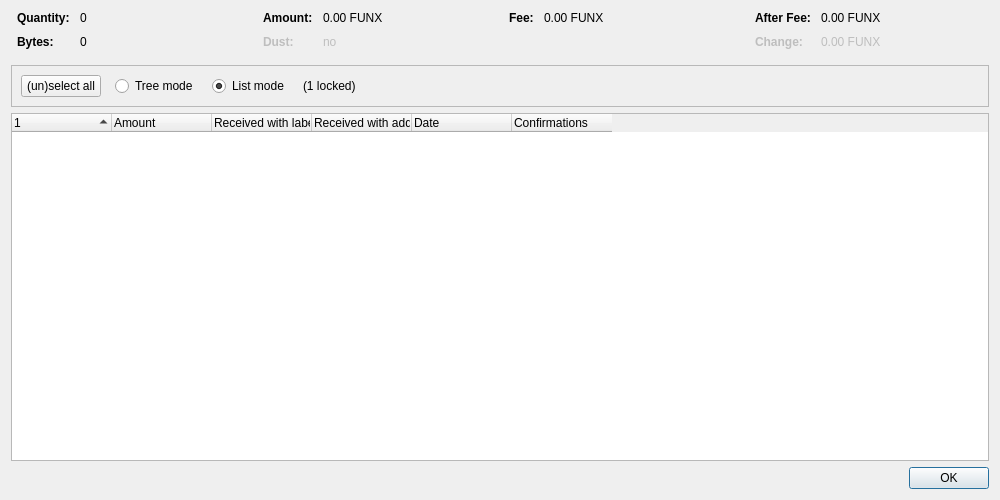
<?xml version="1.0" encoding="UTF-8"?>
<ui version="4.0">
 <class>CoinControlDialog</class>
 <widget class="QDialog" name="CoinControlDialog">
  <property name="geometry">
   <rect>
    <x>0</x>
    <y>0</y>
    <width>1000</width>
    <height>500</height>
   </rect>
  </property>
  <property name="windowTitle">
   <string>Coin Selection</string>
  </property>
  <layout class="QVBoxLayout" name="verticalLayout">
   <item>
    <layout class="QHBoxLayout" name="horizontalLayoutTop" stretch="0,0,0,0">
     <property name="topMargin">
      <number>0</number>
     </property>
     <property name="bottomMargin">
      <number>10</number>
     </property>
     <item>
      <layout class="QFormLayout" name="formLayoutCoinControl1">
       <property name="horizontalSpacing">
        <number>10</number>
       </property>
       <property name="verticalSpacing">
        <number>10</number>
       </property>
       <property name="leftMargin">
        <number>6</number>
       </property>
       <property name="rightMargin">
        <number>6</number>
       </property>
       <item row="0" column="0">
        <widget class="QLabel" name="labelCoinControlQuantityText">
         <property name="font">
          <font>
           <weight>75</weight>
           <bold>true</bold>
          </font>
         </property>
         <property name="text">
          <string>Quantity:</string>
         </property>
        </widget>
       </item>
       <item row="0" column="1">
        <widget class="QLabel" name="labelCoinControlQuantity">
         <property name="cursor">
          <cursorShape>IBeamCursor</cursorShape>
         </property>
         <property name="contextMenuPolicy">
          <enum>Qt::ActionsContextMenu</enum>
         </property>
         <property name="text">
          <string notr="true">0</string>
         </property>
         <property name="textInteractionFlags">
          <set>Qt::LinksAccessibleByMouse|Qt::TextSelectableByKeyboard|Qt::TextSelectableByMouse</set>
         </property>
        </widget>
       </item>
       <item row="1" column="0">
        <widget class="QLabel" name="labelCoinControlBytesText">
         <property name="font">
          <font>
           <weight>75</weight>
           <bold>true</bold>
          </font>
         </property>
         <property name="text">
          <string>Bytes:</string>
         </property>
        </widget>
       </item>
       <item row="1" column="1">
        <widget class="QLabel" name="labelCoinControlBytes">
         <property name="cursor">
          <cursorShape>IBeamCursor</cursorShape>
         </property>
         <property name="contextMenuPolicy">
          <enum>Qt::ActionsContextMenu</enum>
         </property>
         <property name="text">
          <string notr="true">0</string>
         </property>
         <property name="textInteractionFlags">
          <set>Qt::LinksAccessibleByMouse|Qt::TextSelectableByKeyboard|Qt::TextSelectableByMouse</set>
         </property>
        </widget>
       </item>
      </layout>
     </item>
     <item>
      <layout class="QFormLayout" name="formLayoutCoinControl2">
       <property name="horizontalSpacing">
        <number>10</number>
       </property>
       <property name="verticalSpacing">
        <number>10</number>
       </property>
       <property name="leftMargin">
        <number>6</number>
       </property>
       <property name="rightMargin">
        <number>6</number>
       </property>
       <item row="0" column="0">
        <widget class="QLabel" name="labelCoinControlAmountText">
         <property name="font">
          <font>
           <weight>75</weight>
           <bold>true</bold>
          </font>
         </property>
         <property name="text">
          <string>Amount:</string>
         </property>
        </widget>
       </item>
       <item row="0" column="1">
        <widget class="QLabel" name="labelCoinControlAmount">
         <property name="cursor">
          <cursorShape>IBeamCursor</cursorShape>
         </property>
         <property name="contextMenuPolicy">
          <enum>Qt::ActionsContextMenu</enum>
         </property>
         <property name="text">
          <string notr="true">0.00 FUNX</string>
         </property>
         <property name="textInteractionFlags">
          <set>Qt::LinksAccessibleByMouse|Qt::TextSelectableByKeyboard|Qt::TextSelectableByMouse</set>
         </property>
        </widget>
       </item>
       <item row="1" column="0">
        <widget class="QLabel" name="labelCoinControlLowOutputText">
         <property name="enabled">
          <bool>false</bool>
         </property>
         <property name="font">
          <font>
           <weight>75</weight>
           <bold>true</bold>
          </font>
         </property>
         <property name="text">
          <string>Dust:</string>
         </property>
        </widget>
       </item>
       <item row="1" column="1">
        <widget class="QLabel" name="labelCoinControlLowOutput">
         <property name="enabled">
          <bool>false</bool>
         </property>
         <property name="cursor">
          <cursorShape>IBeamCursor</cursorShape>
         </property>
         <property name="contextMenuPolicy">
          <enum>Qt::ActionsContextMenu</enum>
         </property>
         <property name="text">
          <string notr="true">no</string>
         </property>
         <property name="textInteractionFlags">
          <set>Qt::LinksAccessibleByMouse|Qt::TextSelectableByKeyboard|Qt::TextSelectableByMouse</set>
         </property>
        </widget>
       </item>
      </layout>
     </item>
     <item>
      <layout class="QFormLayout" name="formLayoutCoinControl3">
       <property name="horizontalSpacing">
        <number>10</number>
       </property>
       <property name="verticalSpacing">
        <number>10</number>
       </property>
       <property name="leftMargin">
        <number>6</number>
       </property>
       <property name="rightMargin">
        <number>6</number>
       </property>
       <item row="0" column="0">
        <widget class="QLabel" name="labelCoinControlFeeText">
         <property name="font">
          <font>
           <weight>75</weight>
           <bold>true</bold>
          </font>
         </property>
         <property name="text">
          <string>Fee:</string>
         </property>
        </widget>
       </item>
       <item row="0" column="1">
        <widget class="QLabel" name="labelCoinControlFee">
         <property name="cursor">
          <cursorShape>IBeamCursor</cursorShape>
         </property>
         <property name="contextMenuPolicy">
          <enum>Qt::ActionsContextMenu</enum>
         </property>
         <property name="text">
          <string notr="true">0.00 FUNX</string>
         </property>
         <property name="textInteractionFlags">
          <set>Qt::LinksAccessibleByMouse|Qt::TextSelectableByKeyboard|Qt::TextSelectableByMouse</set>
         </property>
        </widget>
       </item>
      </layout>
     </item>
     <item>
      <layout class="QFormLayout" name="formLayoutCoinControl4">
       <property name="horizontalSpacing">
        <number>10</number>
       </property>
       <property name="verticalSpacing">
        <number>10</number>
       </property>
       <property name="leftMargin">
        <number>6</number>
       </property>
       <property name="rightMargin">
        <number>6</number>
       </property>
       <item row="0" column="0">
        <widget class="QLabel" name="labelCoinControlAfterFeeText">
         <property name="font">
          <font>
           <weight>75</weight>
           <bold>true</bold>
          </font>
         </property>
         <property name="text">
          <string>After Fee:</string>
         </property>
        </widget>
       </item>
       <item row="0" column="1">
        <widget class="QLabel" name="labelCoinControlAfterFee">
         <property name="cursor">
          <cursorShape>IBeamCursor</cursorShape>
         </property>
         <property name="contextMenuPolicy">
          <enum>Qt::ActionsContextMenu</enum>
         </property>
         <property name="text">
          <string notr="true">0.00 FUNX</string>
         </property>
         <property name="textInteractionFlags">
          <set>Qt::LinksAccessibleByMouse|Qt::TextSelectableByKeyboard|Qt::TextSelectableByMouse</set>
         </property>
        </widget>
       </item>
       <item row="1" column="0">
        <widget class="QLabel" name="labelCoinControlChangeText">
         <property name="enabled">
          <bool>false</bool>
         </property>
         <property name="font">
          <font>
           <weight>75</weight>
           <bold>true</bold>
          </font>
         </property>
         <property name="text">
          <string>Change:</string>
         </property>
        </widget>
       </item>
       <item row="1" column="1">
        <widget class="QLabel" name="labelCoinControlChange">
         <property name="enabled">
          <bool>false</bool>
         </property>
         <property name="cursor">
          <cursorShape>IBeamCursor</cursorShape>
         </property>
         <property name="contextMenuPolicy">
          <enum>Qt::ActionsContextMenu</enum>
         </property>
         <property name="text">
          <string notr="true">0.00 FUNX</string>
         </property>
         <property name="textInteractionFlags">
          <set>Qt::LinksAccessibleByMouse|Qt::TextSelectableByKeyboard|Qt::TextSelectableByMouse</set>
         </property>
        </widget>
       </item>
      </layout>
     </item>
    </layout>
   </item>
   <item>
    <widget class="QFrame" name="frame">
     <property name="minimumSize">
      <size>
       <width>0</width>
       <height>40</height>
      </size>
     </property>
     <property name="frameShape">
      <enum>QFrame::StyledPanel</enum>
     </property>
     <property name="frameShadow">
      <enum>QFrame::Sunken</enum>
     </property>
     <layout class="QHBoxLayout" name="horizontalLayout">
      <item>
       <layout class="QHBoxLayout" name="horizontalLayoutPanel" stretch="0,0,0,0,0">
        <property name="spacing">
         <number>14</number>
        </property>
        <item>
         <widget class="QPushButton" name="pushButtonSelectAll">
          <property name="sizePolicy">
           <sizepolicy hsizetype="Maximum" vsizetype="Fixed">
            <horstretch>0</horstretch>
            <verstretch>0</verstretch>
           </sizepolicy>
          </property>
          <property name="text">
           <string>(un)select all</string>
          </property>
          <property name="autoDefault">
           <bool>false</bool>
          </property>
         </widget>
        </item>
        <item>
         <widget class="QRadioButton" name="radioTreeMode">
          <property name="sizePolicy">
           <sizepolicy hsizetype="Maximum" vsizetype="Fixed">
            <horstretch>0</horstretch>
            <verstretch>0</verstretch>
           </sizepolicy>
          </property>
          <property name="text">
           <string>Tree mode</string>
          </property>
         </widget>
        </item>
        <item>
         <widget class="QRadioButton" name="radioListMode">
          <property name="sizePolicy">
           <sizepolicy hsizetype="Maximum" vsizetype="Fixed">
            <horstretch>0</horstretch>
            <verstretch>0</verstretch>
           </sizepolicy>
          </property>
          <property name="text">
           <string>List mode</string>
          </property>
          <property name="checked">
           <bool>true</bool>
          </property>
         </widget>
        </item>
        <item>
         <widget class="QLabel" name="labelLocked">
          <property name="text">
           <string notr="true">(1 locked)</string>
          </property>
         </widget>
        </item>
        <item>
         <spacer name="horizontalSpacer">
          <property name="orientation">
           <enum>Qt::Horizontal</enum>
          </property>
          <property name="sizeHint" stdset="0">
           <size>
            <width>40</width>
            <height>20</height>
           </size>
          </property>
         </spacer>
        </item>
       </layout>
      </item>
     </layout>
    </widget>
   </item>
   <item>
    <widget class="CoinControlTreeWidget" name="treeWidget">
     <property name="contextMenuPolicy">
      <enum>Qt::CustomContextMenu</enum>
     </property>
     <property name="sortingEnabled">
      <bool>false</bool>
     </property>
     <property name="columnCount">
      <number>6</number>
     </property>
     <attribute name="headerShowSortIndicator" stdset="0">
      <bool>true</bool>
     </attribute>
     <attribute name="headerStretchLastSection">
      <bool>false</bool>
     </attribute>
     <column>
      <property name="text">
       <string/>
      </property>
     </column>
     <column>
      <property name="text">
       <string>Amount</string>
      </property>
     </column>
     <column>
      <property name="text">
       <string>Received with label</string>
      </property>
     </column>
     <column>
      <property name="text">
       <string>Received with address</string>
      </property>
     </column>
     <column>
      <property name="text">
       <string>Date</string>
      </property>
     </column>
     <column>
      <property name="text">
       <string>Confirmations</string>
      </property>
      <property name="toolTip">
       <string>Confirmed</string>
      </property>
     </column>
     <column>
      <property name="text">
       <string/>
      </property>
     </column>
     <column>
      <property name="text">
       <string/>
      </property>
     </column>
     <column>
      <property name="text">
       <string/>
      </property>
     </column>
     <column>
      <property name="text">
       <string/>
      </property>
     </column>
    </widget>
   </item>
   <item>
    <widget class="QDialogButtonBox" name="buttonBox">
     <property name="orientation">
      <enum>Qt::Horizontal</enum>
     </property>
     <property name="standardButtons">
      <set>QDialogButtonBox::Ok</set>
     </property>
    </widget>
   </item>
  </layout>
 </widget>
 <customwidgets>
  <customwidget>
   <class>CoinControlTreeWidget</class>
   <extends>QTreeWidget</extends>
   <header>qt/coincontroltreewidget.h</header>
  </customwidget>
 </customwidgets>
 <resources/>
 <connections/>
</ui>
